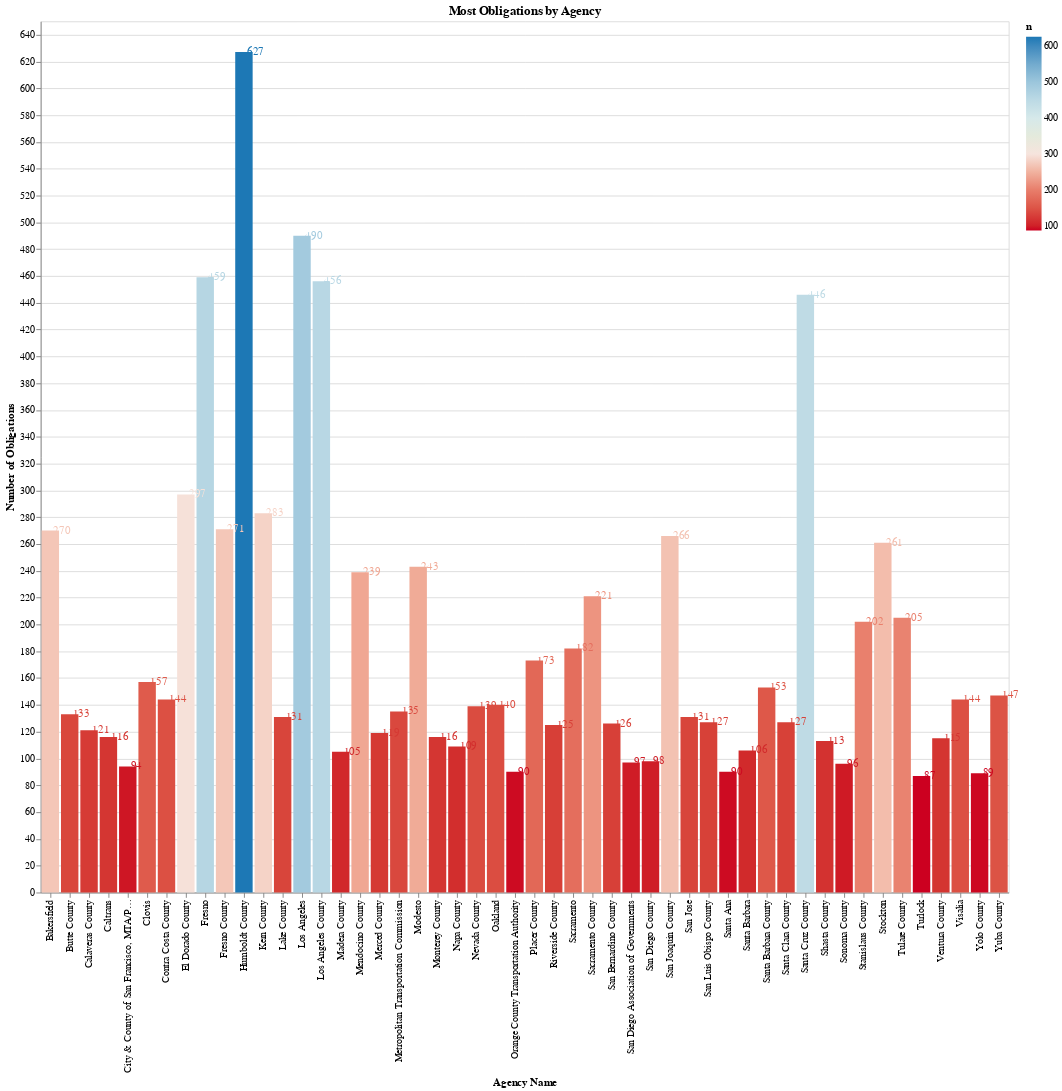

The notebook cell saved with this chart:
### Code cell
barchart = (alt.Chart(df_agency)
         .mark_bar()
         .encode(
             x=alt.X("primary_agency_name", title="Agency Name"),
             y=alt.Y("n", title="Number of Obligations"),
             #column = "payment:N",
             color = alt.Color("n", 
                              scale=alt.Scale(
                                  range=altair_utils.FIVETHIRTYEIGHT_DIVERGING_COLORS
                              )
                              )
         )
        .properties( 
                       title="Most Obligations by Agency")

)
text = barchart.mark_text(
    align='left',
    baseline='middle',
     dx=3  # Nudges text to right so it doesn't appear on top of the bar
).encode(
    text='n:Q'
)

    
chart = (barchart + text).properties(height=900)


chart

### Figure 1 — Vega-Lite specification as saved in the notebook (floating-point values rounded to 4 significant figures)
{"usermeta": {"embedOptions": {"theme": "fivethirtyeight"}}, "config": {"view": {"continuousWidth": 400, "continuousHeight": 300}}, "layer": [{"mark": "bar", "encoding": {"color": {"field": "n", "scale": {"range": ["#cc0020", "#e77866", "#f6e7e1", "#d6e8ed", "#91bfd9", "#1d78b5"]}, "type": "quantitative"}, "x": {"field": "primary_agency_name", "title": "Agency Name", "type": "nominal"}, "y": {"field": "n", "title": "Number of Obligations", "type": "quantitative"}}, "title": "Most Obligations by Agency"}, {"mark": {"type": "text", "align": "left", "baseline": "middle", "dx": 3}, "encoding": {"color": {"field": "n", "scale": {"range": ["#cc0020", "#e77866", "#f6e7e1", "#d6e8ed", "#91bfd9", "#1d78b5"]}, "type": "quantitative"}, "text": {"field": "n", "type": "quantitative"}, "x": {"field": "primary_agency_name", "title": "Agency Name", "type": "nominal"}, "y": {"field": "n", "title": "Number of Obligations", "type": "quantitative"}}, "title": "Most Obligations by Agency"}], "data": {"name": "data-235876875feaf530bb4bd9a72b7f3808"}, "height": 900, "$schema": "https://vega.github.io/schema/vega-lite/v4.17.0.json", "datasets": {"data-235876875feaf530bb4bd9a72b7f3808": [{"primary_agency_name": "Humboldt County", "n": 627}, {"primary_agency_name": "Los Angeles", "n": 490}, {"primary_agency_name": "Fresno", "n": 459}, {"primary_agency_name": "Los Angeles County", "n": 456}, {"primary_agency_name": "Santa Cruz County", "n": 446}, {"primary_agency_name": "El Dorado County", "n": 297}, {"primary_agency_name": "Kern County", "n": 283}, {"primary_agency_name": "Fresno County", "n": 271}, {"primary_agency_name": "Bakersfield", "n": 270}, {"primary_agency_name": "San Joaquin County", "n": 266}, {"primary_agency_name": "Stockton", "n": 261}, {"primary_agency_name": "Modesto", "n": 243}, {"primary_agency_name": "Mendocino County", "n": 239}, {"primary_agency_name": "Sacramento County", "n": 221}, {"primary_agency_name": "Tulare County", "n": 205}, {"primary_agency_name": "Stanislaus County", "n": 202}, {"primary_agency_name": "Sacramento", "n": 182}, {"primary_agency_name": "Placer County", "n": 173}, {"primary_agency_name": "Clovis", "n": 157}, {"primary_agency_name": "Santa Barbara County", "n": 153}, {"primary_agency_name": "Yuba County", "n": 147}, {"primary_agency_name": "Contra Costa County", "n": 144}, {"primary_agency_name": "Visalia", "n": 144}, {"primary_agency_name": "Oakland", "n": 140}, {"primary_agency_name": "Nevada County", "n": 139}, {"primary_agency_name": "Metropolitan Transportation Commission", "n": 135}, {"primary_agency_name": "Butte County", "n": 133}, {"primary_agency_name": "Lake County", "n": 131}, {"primary_agency_name": "San Jose", "n": 131}, {"primary_agency_name": "San Luis Obispo County", "n": 127}, {"primary_agency_name": "Santa Clara County", "n": 127}, {"primary_agency_name": "San Bernardino County", "n": 126}, {"primary_agency_name": "Riverside County", "n": 125}, {"primary_agency_name": "Calaveras County", "n": 121}, {"primary_agency_name": "Merced County", "n": 119}, {"primary_agency_name": "Caltrans", "n": 116}, {"primary_agency_name": "Monterey County", "n": 116}, {"primary_agency_name": "Ventura County", "n": 115}, {"primary_agency_name": "Shasta County", "n": 113}, {"primary_agency_name": "Napa County", "n": 109}, {"primary_agency_name": "Santa Barbara", "n": 106}, {"primary_agency_name": "Madera County", "n": 105}, {"primary_agency_name": "San Diego County", "n": 98}, {"primary_agency_name": "San Diego Association of Governments", "n": 97}, {"primary_agency_name": "Sonoma County", "n": 96}, {"primary_agency_name": "City & County of San Francisco, MTA/Parking & Traffic", "n": 94}, {"primary_agency_name": "Orange County Transportation Authority", "n": 90}, {"primary_agency_name": "Santa Ana", "n": 90}, {"primary_agency_name": "Yolo County", "n": 89}, {"primary_agency_name": "Turlock", "n": 87}]}}
